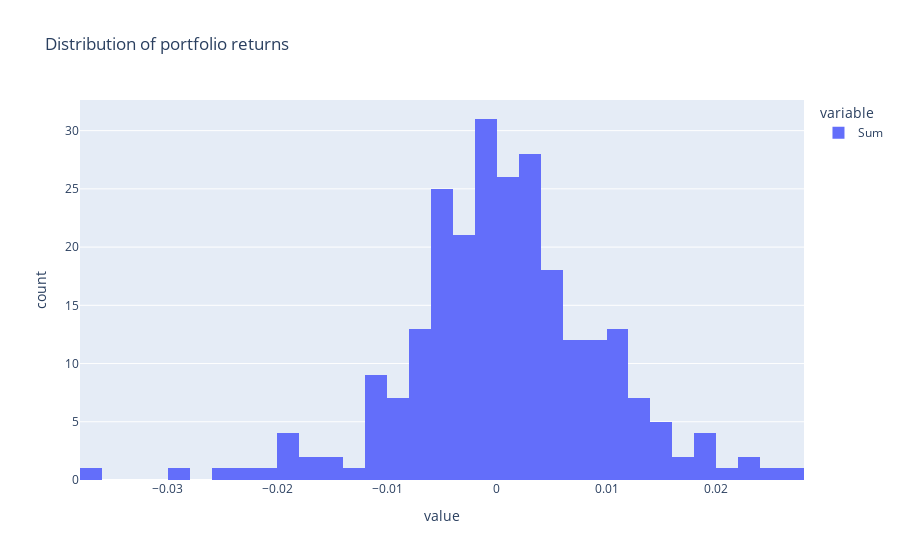

Notebook code cell kept with this figure:
### Markdown cell above
#### 6) Calculate portfolio returns (sum weighted returns)

### Code cell
weightedreturns["Sum"] = weightedreturns.sum(axis=1)
port_returns = weightedreturns.Sum.iloc[1:]

px.histogram(port_returns, title='Distribution of portfolio returns')

### Figure 1 — Plotly figure (JSON) as saved in the notebook; plotly's stock layout.template omitted (floating-point values rounded to 4 significant figures; data arrays with more than 128 entries replaced by an {"elided": "..."} marker saying what was removed)
{"data": [{"alignmentgroup": "True", "bingroup": "x", "hovertemplate": "variable=Sum<br>value=%{x}<br>count=%{y}<extra></extra>", "legendgroup": "Sum", "marker": {"color": "#636efa"}, "name": "Sum", "offsetgroup": "Sum", "orientation": "v", "showlegend": true, "type": "histogram", "x": {"elided": "252 float values"}, "xaxis": "x", "yaxis": "y"}], "layout": {"barmode": "relative", "legend": {"title": {"text": "variable"}, "tracegroupgap": 0}, "title": {"text": "Distribution of portfolio returns"}, "xaxis": {"anchor": "y", "domain": [0, 1], "title": {"text": "value"}}, "yaxis": {"anchor": "x", "domain": [0, 1], "title": {"text": "count"}}}}
